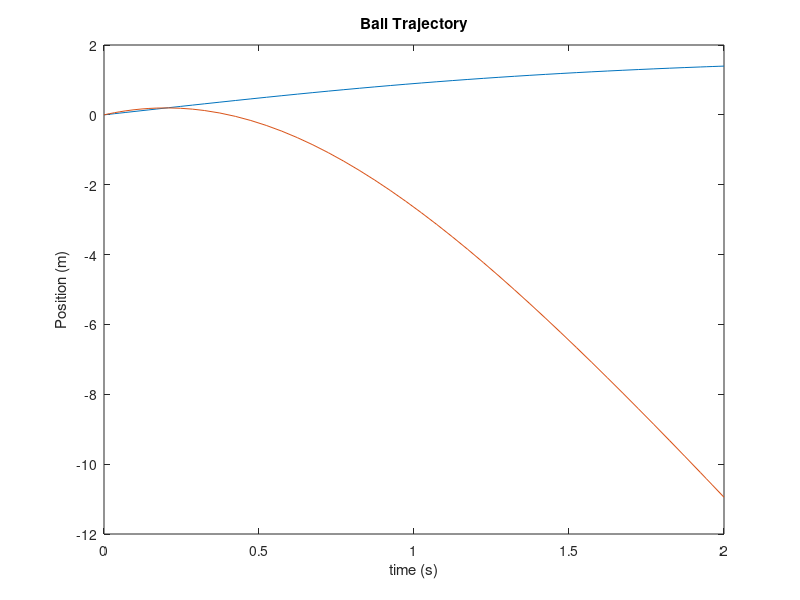
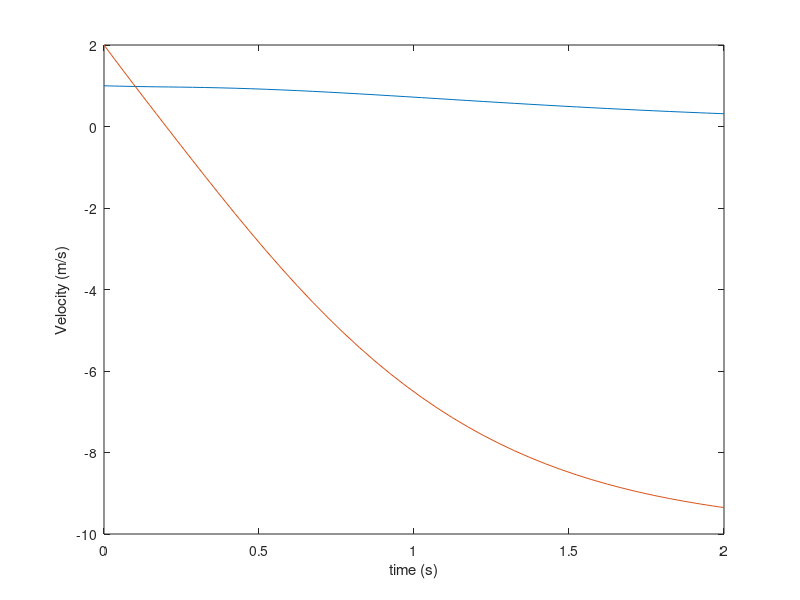

The MATLAB source for these figures, in order:
function ball_simulation()
    % Define initial conditions and parameters
    v0 = [1; 2]; % initial velocity vector in m/s
    m = 0.5; % mass in kg
    g = 9.81; % acceleration due to gravity in m/s^2
    c = 0.05; % drag coefficient
    tspan = [0 2]; % time span for simulation in seconds
    
    % Defining the function representing the differential equations
    f = @(t, v) [v(3); v(4); -c/m * norm(v(3:4)) * v(3); -g - c/m * norm(v(3:4)) * v(4)]; 
    
    % Solve the differential equations
    [t, v] = ode45(f, tspan, [0; 0;v0]);
    
    % Plot the trajectory
    plot(t, v(:,1));
    hold on
    plot(t, v(:,2));
    xlabel('time (s)');
    ylabel('Position (m)');
    title('Ball Trajectory');
    figure
    plot(t, v(:,3));
    hold on
    plot(t, v(:,4));
    xlabel('time (s)');
    ylabel('Velocity (m/s)');
end
